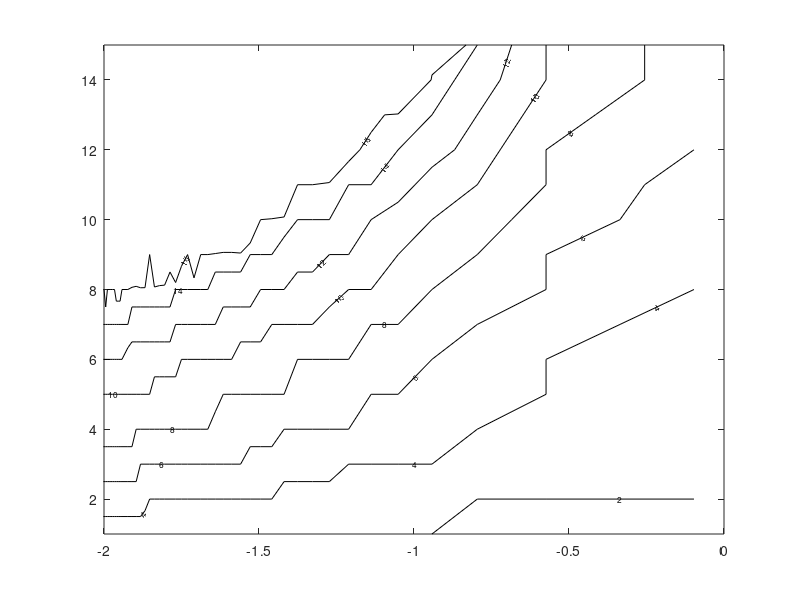

Write MATLAB code to recreate this figure. (Note: this script raises an error after producing the figure.)
% Chapter 4 Exercise 60
% Numerical conditioning
% Copyright: 
% Johan Schoukens, Rik Pintelon, and Yves Rolain 
% Vrije Universiteit Brussels, Pleinlaan 2, 1050 Brussels, Belgium
%
% 2 December 2010

clear all

% define the input variables
N=5000                  % number of datapoints
NTrans=1000             % eliminate the transients of the simulation
StdNoise=0.             %  standard deviation of the disturbing noise put to zero

OrderAll=[1:15];                    % tested orders
BWAll=[1:2:68 70:1:100];            % scaling to reduce the bandwidth
BW0=[-0.2 0.2];                     % full bandwidth centered around 0.25  (fs=1)

r=randn(N+NTrans,1);                % reference signal unfiltered input

for k1=length(OrderAll):-1:1        % run over the orders
    for k2=length(BWAll):-1:1       % run over the bandwidth
        [k1 k2]                     % follow the for loops

    BW=0.25+BW0/BWAll(k2);          % select the bandwidth
    OrderG0=OrderAll(k1);           % select the order G0 system
    na=2*OrderG0;nb=2*OrderG0;      % order for the model, factor 2 for matlab code bandpass
        
    [b0,a0]=cheby1(OrderG0,20,2*BW);% system G0
    [bGen,aGen]=cheby1(5,5,2*BW);   % generation filter --> lower ripple, some power out of BW

% generate the signals
u0=filter(bGen,aGen,r);             % input signal
u0=u0/std(u0);                      % normalize
y=filter(b0,a0,u0)+StdNoise*randn(N+NTrans,1);  % output signal, no noise
u0(1:NTrans)=[];y(1:NTrans)=[];     % eliminate the transients of the simulation

% set up the normal equations for ARX modelling
n=max(na,nb)+1;

yRHS=-y(n+1:end);                   % right handside of the equations
K=[toeplitz(y(n:end-1),y(n:-1:n-na+1))   -toeplitz(u0(n+1:end),u0(n+1:-1:n+1-nb))];  % K-matrix
Theta=K\yRHS;                       % least squares solution K Theta = yHRS
aEst=[1 Theta(1:na)'];              % estimated model parameters
bEst=Theta(na+1:na+nb+1)';

CondAll(k1,k2)=ceil(log10(cond(K)));

% plot([db(freqz(b0,a0)) db(freqz(bEst,aEst))]),shg     % plot the intermediate results
  
    end   % loop over the bandwidth
end       % loop over the order


% plot the results
X=OrderAll(:);
Y=(BW0(2)-BW0(1))*2./BWAll(:);Y=log10(Y);

FigNum=1;
figure(FigNum),clf
[cs,h]=contour(Y,X,CondAll,[0:2:16],'k');clabel(cs,h,[1:1:16],'fontsize',6)
axis([-2 0 1 15]);shg
DG_SetFontSize(7,FigNum)
xlabel('log10(Relative Bandwidth)')
ylabel('Order')
DG_SetTraceWidth(1,'*',FigNum)  % Gm

% Export the plot
% DG_Init4PDF(gcf, 6);        % fixing the size, half standard height
% DG_MakePDF('FigARXCondNumber.pdf', gcf);  
